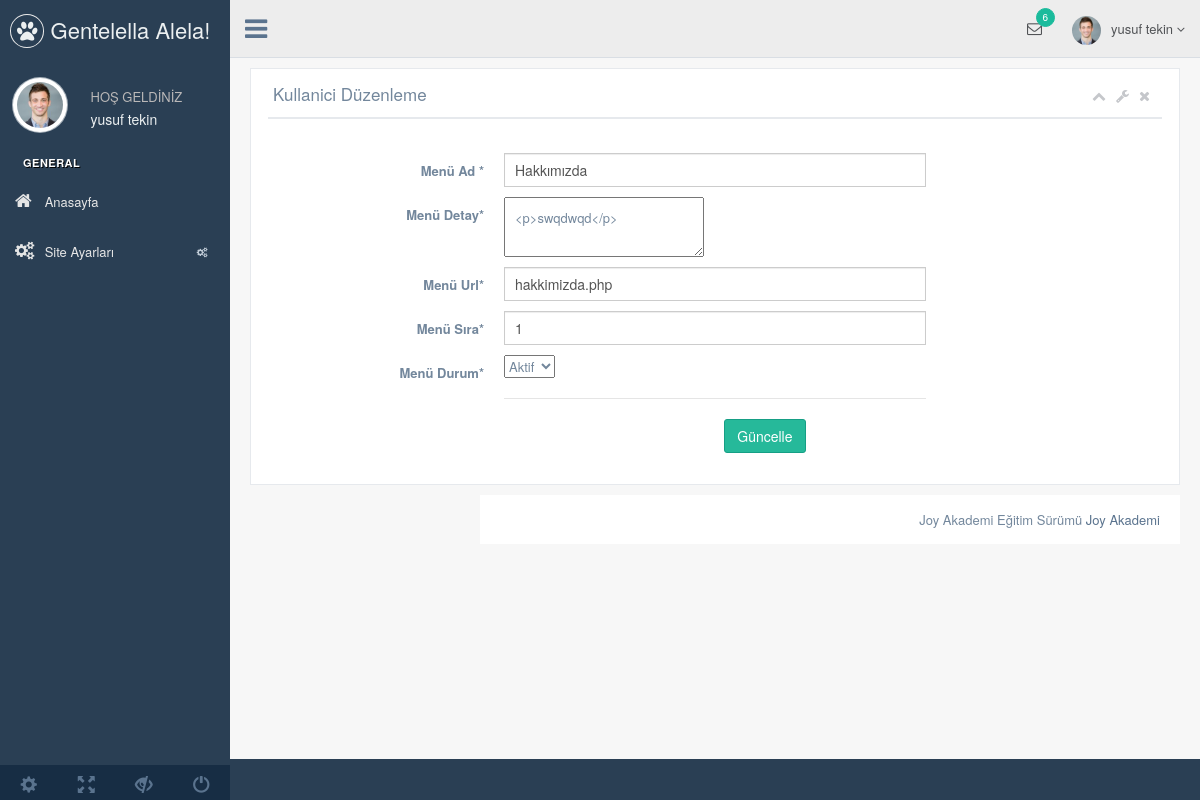
Screenshot of /nedmin/production/menu-duzenle.php?menu_id=1 (signed in) with the database file from the repository.
### tables this page shows
CREATE TABLE `kullanici` (
  `kullanici_id` int(11) NOT NULL,
  `kullanici_zaman` datetime NOT NULL DEFAULT CURRENT_TIMESTAMP,
  `kullanici_resim` varchar(250) DEFAULT NULL,
  `kullanici_tc` varchar(50) NOT NULL,
  `kullanici_ad` varchar(100) NOT NULL,
  `kullanici_mail` varchar(70) NOT NULL,
  `kullanici_gsm` varchar(50) NOT NULL,
  `kullanici_password` varchar(50) NOT NULL,
  `kullanici_adsoyad` varchar(50) NOT NULL,
  `kullanici_adres` varchar(250) NOT NULL,
  `kullanici_il` varchar(100) NOT NULL,
  `kullanici_ilçe` varchar(100) NOT NULL,
  `kullanici_unvan` varchar(100) NOT NULL,
  `kullanici_yetki` varchar(50) NOT NULL,
  `kullanici_durum` tinyint(1) NOT NULL DEFAULT '1'
);

CREATE TABLE `menu` (
  `menu_id` int(11) NOT NULL,
  `menu_ust` int(11) NOT NULL,
  `menu_ad` varchar(100) NOT NULL,
  `menu_detay` text NOT NULL,
  `menu_url` varchar(250) NOT NULL,
  `menu_sira` int(2) NOT NULL,
  `menu_durum` tinyint(4) NOT NULL,
  `menu_seourl` varchar(150) NOT NULL
);

### nedmin/production/menu-duzenle.php (the view, shortened to what this page needs)
<?php include 'header.php';
$menusor=$db->prepare("SELECT * FROM menu where menu_id=:id");
$menusor->execute(array(
  'id'=> $_GET['menu_id']
));
$menucek=$menusor->fetch(PDO::FETCH_ASSOC);
?>
        <div class="right_col" role="main">
          <div class="">
            <div class="row">
              <div class="col-md-12 col-sm-12 col-xs-12">
                <div class="x_panel">
                  <div class="x_title">
                    <h2>Kullanici Düzenleme </h2>
                    <ul class="nav navbar-right panel_toolbox">
                      <li><a class="collapse-link"><i class="fa fa-chevron-up"></i></a>
                      </li>
                      <li class="dropdown">
                        <a href="#" class="dropdown-toggle" data-toggle="dropdown" role="button" aria-expanded="false"><i class="fa fa-wrench"></i></a>
                      </li>
                      <li><a class="close-link"><i class="fa fa-close"></i></a>
                      </li>
                    </ul>
                    <div class="clearfix"></div>
                  </div>
                  <div class="x_content">
                    <br />
                    <form action= "../netting/islem.php" method="POST" id="demo-form2" data-parsley-validate class="form-horizontal form-label-left">
                        <div class="form-group">
                        <label class="control-label col-md-3 col-sm-3 col-xs-12" for="first-name">Menü Ad <span class="required">*</span>
                        </label>
                        <div class="col-md-6 col-sm-6 col-xs-12">
                            <input type="text" id="first-name" name="menu_ad" value="<?php echo $menucek['menu_ad'] ?>" required="required" class="form-control col-md-7 col-xs-12">
                        </div>
                       </div>
                      <div class="form-group">
                        <label class="control-label col-md-3 col-sm-3 col-xs-12" for="first-name">Menü Detay<span class="required">*</span>
                        </label>
                        <div class="col-md-6 col-sm-6 col-xs-12">
                          <textarea class="ckeditor" id="editör1" name="menu_detay"><?php echo $menucek['menu_detay'];?> </textarea>
                        </div>
                      </div>
                      <div class="form-group">
                        <label class="control-label col-md-3 col-sm-3 col-xs-12" for="first-name">Menü Url<span class="required">*</span>
                        </label>
                        <div class="col-md-6 col-sm-6 col-xs-12">
                          <input type="text" id="first-name" name="menu_url" value="<?php echo $menucek['menu_url'] ?>"  class="form-control col-md-7 col-xs-12">
                        </div>
                      </div>
                      <div class="form-group">
                        <label class="control-label col-md-3 col-sm-3 col-xs-12" for="first-name">Menü Sıra<span class="required">*</span>
                        </label>
                        <div class="col-md-6 col-sm-6 col-xs-12">
                          <input type="text" id="first-name" name="menu_sira" value="<?php echo $menucek['menu_sira'] ?>" required="required" class="form-control col-md-7 col-xs-12">
                        </div>
                      </div>
                      <label class="control-label col-md-3 col-sm-3 col-xs-12" for="first-name">Menü Durum<span class="required">*</span>
                        </label>
                        <div class="col-md-6 col-sm-6 col-xs-12">
                          <select id="heard" class="menu_durum" name="menu_durum" required >
                          <option value="1"<?php echo $menucek['menu_durum']=='1'?'selected=""': ''; ?>>Aktif</option>
                          </select>
                      <div class="ln_solid"></div>
                      <div class="form-group">
                        <div align= "right" class="col-md-6 col-sm-6 col-xs-12 col-md-offset-3">
                          <button type="submit" name="menuduzenle" class="btn btn-success">Güncelle</button>
                        </div>
                      </div>
                    </form>
                  </div>
                </div>
              </div>
            </div>
          </div>
        </div>
  <?php include 'footer.php';  ?>

### nedmin/production/header.php (shortened to what this page needs)
<?php
include '../netting/baglan.php';
$kullanicisor=$db->prepare("SELECT * FROM kullanici where kullanici_mail=:mail");
$kullanicisor->execute(array(
  'mail'=> $_SESSION['kullanici_mail']
));
$kullanicicek=$kullanicisor->fetch(PDO::FETCH_ASSOC);
?>
<!DOCTYPE html>
<html lang="en">
  <head>
    <link href="../vendors/bootstrap/dist/css/bootstrap.min.css" rel="stylesheet">
    <link href="../vendors/font-awesome/css/font-awesome.min.css" rel="stylesheet">
    <link href="../vendors/nprogress/nprogress.css" rel="stylesheet">
    <link href="../vendors/iCheck/skins/flat/green.css" rel="stylesheet">
    <link href="../vendors/datatables.net-bs/css/dataTables.bootstrap.min.css" rel="stylesheet">
    <link href="../vendors/datatables.net-buttons-bs/css/buttons.bootstrap.min.css" rel="stylesheet">
    <link href="../vendors/datatables.net-fixedheader-bs/css/fixedHeader.bootstrap.min.css" rel="stylesheet">
    <link href="../vendors/datatables.net-responsive-bs/css/responsive.bootstrap.min.css" rel="stylesheet">
    <link href="../vendors/datatables.net-scroller-bs/css/scroller.bootstrap.min.css" rel="stylesheet">
    <link href="../build/css/custom.min.css" rel="stylesheet">
  </head>
  <body class="nav-md">
    <div class="container body">
      <div class="main_container">
        <div class="col-md-3 left_col">
          <div class="left_col scroll-view">
            <div class="navbar nav_title" style="border: 0;">
              <a href="index.html" class="site_title"><i class="fa fa-paw"></i> <span>Gentelella Alela!</span></a>
            </div>
            <div class="profile clearfix">
              <div class="profile_pic">
                <img src="images/img.jpg" alt="..." class="img-circle profile_img">
              </div>
              <div class="profile_info">
                <span>HOŞ GELDİNİZ</span>
                <h2><?php echo $kullanicicek['kullanici_adsoyad'] ?></h2>
              </div>
            </div>
            <br>
            <div id="sidebar-menu" class="main_menu_side hidden-print main_menu">
              <div class="menu_section">
                <h3>General</h3>
                <ul class="nav side-menu">
                  <li><a href="index.php"><i class="fa fa-home"></i> Anasayfa </a></li>
                  <li><a><i class="fa fa-cogs"></i> Site Ayarları <span class="fa fa-cogs"></span></a>
                  </li>
                </ul>
              </div>
            </div>
            <div class="sidebar-footer hidden-small">
              <a data-toggle="tooltip" data-placement="top" title="Settings">
                <span class="glyphicon glyphicon-cog" aria-hidden="true"></span>
              </a>
              <a data-toggle="tooltip" data-placement="top" title="FullScreen">
                <span class="glyphicon glyphicon-fullscreen" aria-hidden="true"></span>
              </a>
              <a data-toggle="tooltip" data-placement="top" title="Lock">
                <span class="glyphicon glyphicon-eye-close" aria-hidden="true"></span>
              </a>
              <a data-toggle="tooltip" data-placement="top" title="Logout">
                <span class="glyphicon glyphicon-off" aria-hidden="true"></span>
              </a>
            </div>
          </div>
        </div>
        <div class="top_nav">
          <div class="nav_menu">
            <nav>
              <div class="nav toggle">
                <a id="menu_toggle"><i class="fa fa-bars"></i></a>
              </div>
              <ul class="nav navbar-nav navbar-right">
                <li class="">
                  <a href="javascript:;" class="user-profile dropdown-toggle" data-toggle="dropdown" aria-expanded="false">
                    <img src="images/img.jpg" alt=""><?php echo $kullanicicek['kullanici_adsoyad'];   ?>
                    <span class=" fa fa-angle-down"></span>
                  </a>
                </li>
                <li role="presentation" class="dropdown">
                  <a href="javascript:;" class="dropdown-toggle info-number" data-toggle="dropdown" aria-expanded="false">
                    <i class="fa fa-envelope-o"></i>
                    <span class="badge bg-green">6</span>
                  </a>
                </li>
              </ul>
            </nav>
          </div>
        </div>

### rows the page displays
kullanici: kullanici_adsoyad "yusuf tekin"
menu: menu_ad "Hakkımızda", menu_detay "<p>swqdwqd</p>", menu_url "hakkimizda.php", menu_sira "1", menu_durum "Aktif"
